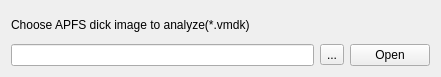
<?xml version="1.0" encoding="UTF-8"?>
<ui version="4.0">
 <class>Form</class>
 <widget class="QWidget" name="Form">
  <property name="geometry">
   <rect>
    <x>0</x>
    <y>0</y>
    <width>441</width>
    <height>77</height>
   </rect>
  </property>
  <property name="windowTitle">
   <string>Open New File</string>
  </property>
  <layout class="QGridLayout" name="gridLayout">
   <item row="4" column="0">
    <widget class="QLineEdit" name="filePathEditLine"/>
   </item>
   <item row="4" column="1">
    <widget class="QToolButton" name="toolButton">
     <property name="text">
      <string>...</string>
     </property>
    </widget>
   </item>
   <item row="3" column="0">
    <widget class="QLabel" name="label">
     <property name="text">
      <string>Choose APFS dick image to analyze(*.vmdk)</string>
     </property>
    </widget>
   </item>
   <item row="4" column="2">
    <widget class="QPushButton" name="pushButton">
     <property name="text">
      <string>Open</string>
     </property>
    </widget>
   </item>
  </layout>
 </widget>
 <resources/>
 <connections>
  <connection>
   <sender>toolButton</sender>
   <signal>clicked()</signal>
   <receiver>Form</receiver>
   <slot>open_file_dialog()</slot>
   <hints>
    <hint type="sourcelabel">
     <x>332</x>
     <y>63</y>
    </hint>
    <hint type="destinationlabel">
     <x>439</x>
     <y>6</y>
    </hint>
   </hints>
  </connection>
  <connection>
   <sender>pushButton</sender>
   <signal>clicked()</signal>
   <receiver>Form</receiver>
   <slot>start_analysis()</slot>
   <hints>
    <hint type="sourcelabel">
     <x>376</x>
     <y>54</y>
    </hint>
    <hint type="destinationlabel">
     <x>377</x>
     <y>12</y>
    </hint>
   </hints>
  </connection>
 </connections>
 <slots>
  <slot>open_file_dialog()</slot>
  <slot>start_analysis()</slot>
 </slots>
</ui>
